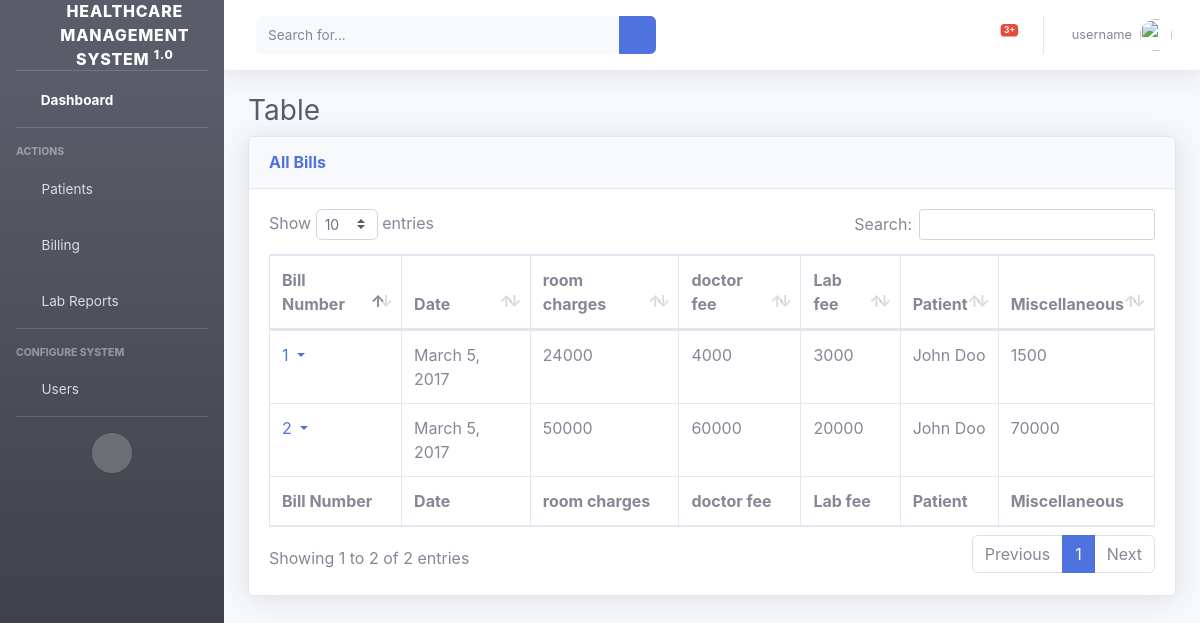
Page /all_bills on the committed database.
### hrm/models.py (models this page shows, shortened)
class Bills(models.Model):
    date = models.DateField()
    room_charges = models.IntegerField()
    doctor_fee = models.IntegerField()
    lab_fee = models.IntegerField()
    miscellaneous = models.IntegerField()
    patient = models.ForeignKey(Patient, on_delete=models.CASCADE)

class Patient(models.Model):
    social_security = models.CharField(max_length=10000000, primary_key=True)
    first_name = models.CharField(max_length=50)
    last_name = models.CharField(max_length=50)
    d_o_b = models.DateField()
    choices = (('M', 'Male'), ('F', 'Female'))
    gender = models.CharField(max_length=1, choices=choices)
    contact_no = models.IntegerField()
    reg_date = models.DateField()
    doctor = models.ForeignKey(User, on_delete=models.CASCADE)
    room = models.ForeignKey(Room, on_delete=models.CASCADE)
    check_out_date = models.DateField(blank=True, null=True)
    def __str__(self):
        return '{} {}'.format(self.first_name, self.last_name)

### hrm/views.py (the view)
# urls.py: path('all_bills', BillListView.as_view(), name='all_bills'),
class BillListView(ListView):
    model = Bills
    template_name = 'hrm/listBills.html'
    context_object_name = 'bills'

### hrm/templates/hrm/listBills.html (shortened to what this page needs)
{% extends 'main_base.html' %}
{% load crispy_forms_tags %}
{% load static %}
{% block body %}
    <div id="wrapper">
        <ul class="navbar-nav bg-gradient-dark sidebar sidebar-dark accordion" id="accordionSidebar">
          <a class="sidebar-brand d-flex align-items-center justify-content-center" href="index.html">
            <div class="sidebar-brand-icon ">
              <i class="fas fa-hospital"></i>
            </div>
            <div class="sidebar-brand-text mx-3">Healthcare Management System <sup>1.0</sup></div>
          </a>
          <hr class="sidebar-divider my-0">
          <li class="nav-item active">
            <a class="nav-link" href="{% url 'home' %}">
              <i class="fas fa-fw fa-tachometer-alt"></i>
              <span>Dashboard</span></a>
          </li>
          <hr class="sidebar-divider">
          <div class="sidebar-heading">
            Actions
          </div>
          <li class="nav-item">
            <a class="nav-link collapsed" href="#" data-toggle="collapse" data-target="#collapseTwo" aria-expanded="true" aria-controls="collapseTwo">
              <i class="fas fa-fw fa-people-carry"></i>
              <span>Patients</span>
            </a>
          </li>
          <li class="nav-item">
            <a class="nav-link collapsed" href="#" data-toggle="collapse" data-target="#collapseUtilities" aria-expanded="true" aria-controls="collapseUtilities">
              <i class="fas fa-fw fa-coins"></i>
              <span>Billing</span>
            </a>
          </li>
          <li class="nav-item">
            <a class="nav-link collapsed" href="#" data-toggle="collapse" data-target="#collapseLab" aria-expanded="true" aria-controls="collapseUtilities">
              <i class="fas fa-fw fa-clipboard-list"></i>
              <span>Lab Reports</span>
            </a>
          </li>
          <hr class="sidebar-divider">
          <div class="sidebar-heading">
            Configure System
          </div>
          <li class="nav-item">
            <a class="nav-link collapsed" href="#" data-toggle="collapse" data-target="#collapsePages" aria-expanded="true" aria-controls="collapsePages">
              <i class="fas fa-fw fa-user"></i>
              <span>Users</span>
            </a>
          </li>
          <hr class="sidebar-divider d-none d-md-block">
          <div class="text-center d-none d-md-inline">
            <button class="rounded-circle border-0" id="sidebarToggle"></button>
          </div>
        </ul>
        <div id="content-wrapper" class="d-flex flex-column">
          <div id="content">
            <nav class="navbar navbar-expand navbar-light bg-white topbar mb-4 static-top shadow">
              <form class="d-none d-sm-inline-block form-inline mr-auto ml-md-3 my-2 my-md-0 mw-100 navbar-search">
                <div class="input-group">
                  <input type="text" class="form-control bg-light border-0 small" placeholder="Search for..." aria-label="Search" aria-describedby="basic-addon2">
                  <div class="input-group-append">
                    <button class="btn btn-primary" type="button">
                      <i class="fas fa-search fa-sm"></i>
                    </button>
                  </div>
                </div>
              </form>
              <ul class="navbar-nav ml-auto">
                <li class="nav-item dropdown no-arrow mx-1">
                  <a class="nav-link dropdown-toggle" href="#" id="alertsDropdown" role="button" data-toggle="dropdown" aria-haspopup="true" aria-expanded="false">
                    <span class="badge badge-danger badge-counter">3+</span>
                  </a>
                </li>
                <li class="nav-item dropdown no-arrow">
                  <a class="nav-link dropdown-toggle" href="#" id="userDropdown" role="button" data-toggle="dropdown" aria-haspopup="true" aria-expanded="false">
                    <span class="mr-2 d-none d-lg-inline text-gray-600 small">
                        {% if request.user.is_authenticated %}
                          {{ request.user.username }}
                        {% else %}
                          username
                        {% endif %}
                    </span>
                    <img class="img-profile rounded-circle" src="{% static "img/hospital_login.jpeg" %}">
                  </a>
                </li>
              </ul>
            </nav>
            <div class="container-fluid">
                <h1 class="h3 mb-2 text-gray-800">Table</h1>
                <div class="card shadow mb-4">
                    <div class="card-header py-3">
                        <h6 class="m-0 font-weight-bold text-primary">All Bills</h6>
                    </div>
                    <div class="card-body">
                        <div class="table-responsive">
                            <table class="table table-bordered" id="bills-table" width="100%" cellspacing="0">
                                <thead>
                                    <tr>
                                        <th>Bill Number</th>
                                        <th>Date</th>
                                        <th>room charges</th>
                                        <th>doctor fee</th>
                                        <th>Lab fee</th>
                                        <th>Patient</th>
                                        <th>Miscellaneous</th>
                                    </tr>
                                </thead>
                                <tfoot>
                                  <tr>
                                    <th>Bill Number</th>
                                    <th>Date</th>
                                    <th>room charges</th>
                                    <th>doctor fee</th>
                                    <th>Lab fee</th>
                                    <th>Patient</th>
                                    <th>Miscellaneous</th>
                                </tr>
                                </tfoot>
                                <tbody>
                                  {% for bill in bills %}
                                    <tr>
                                      <td><a href="#" data-toggle="dropdown" class="dropdown-toggle">
                                        {{ bill.id }}
                                      </a></td>
                                      <td >{{ bill.date }}</td>
                                      <td>{{ bill.room_charges }}</td>
                                      <td>{{ bill.doctor_fee }}</td>
                                      <td>{{ bill.lab_fee }}</td>
                                      <td>{{ bill.patient }}</td>
                                      <td>{{ bill.miscellaneous }}</td>
                                    </tr>
                                  {% endfor %}
                                </tbody>
                            </table>
                        </div>
                    </div>
                </div>
            </div>
           </div>
        </div>
    </div>
{% endblock %}

### rows in the picture
Bills: id "1", date "March 5, 2017", room_charges "24000", doctor_fee "4000", lab_fee "3000", patient "John Doo", miscellaneous "1500"
Bills: id "2", date "March 5, 2017", room_charges "50000", doctor_fee "60000", lab_fee "20000", patient "John Doo", miscellaneous "70000"
